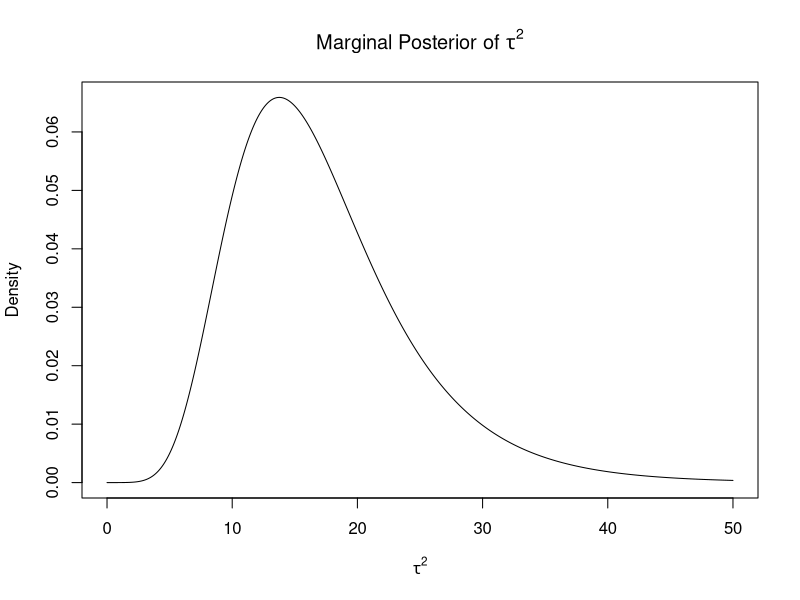
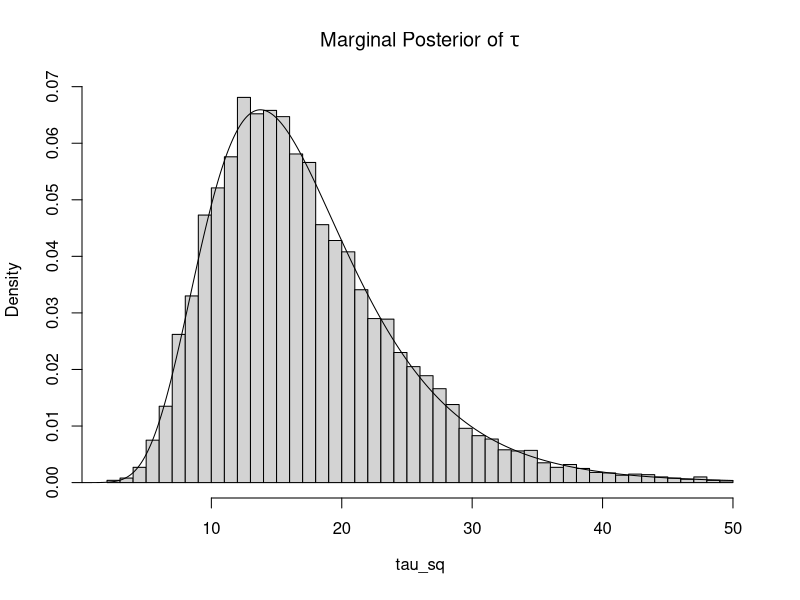
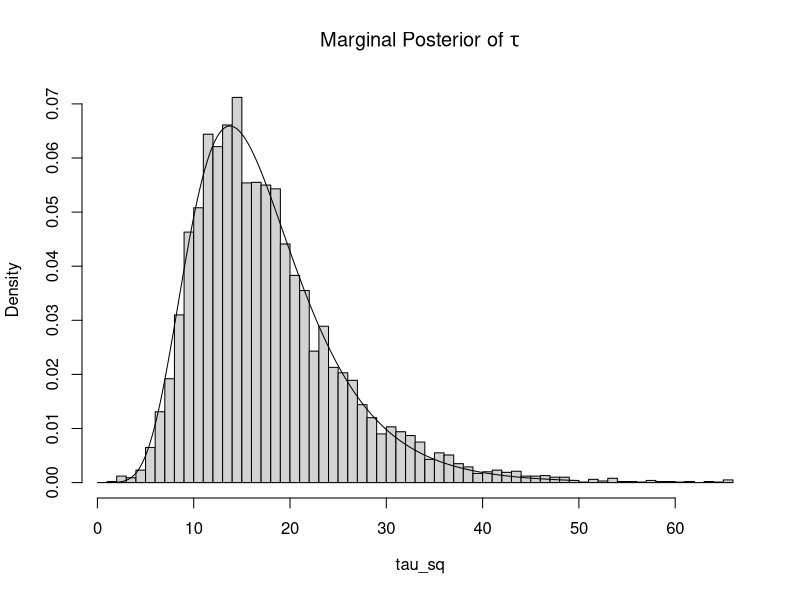
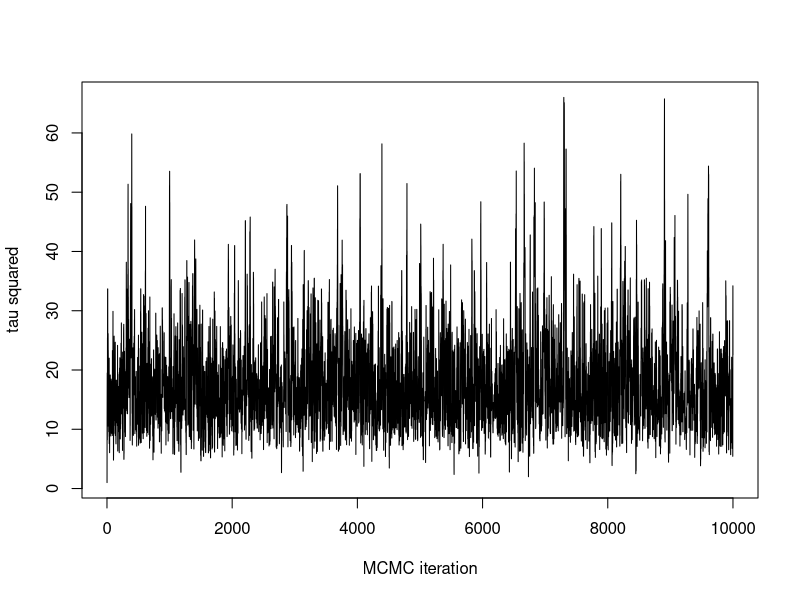
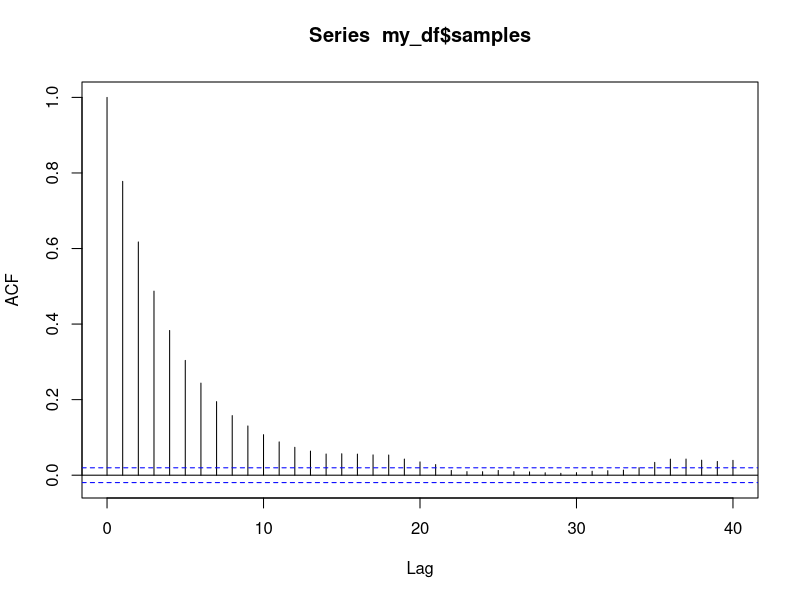
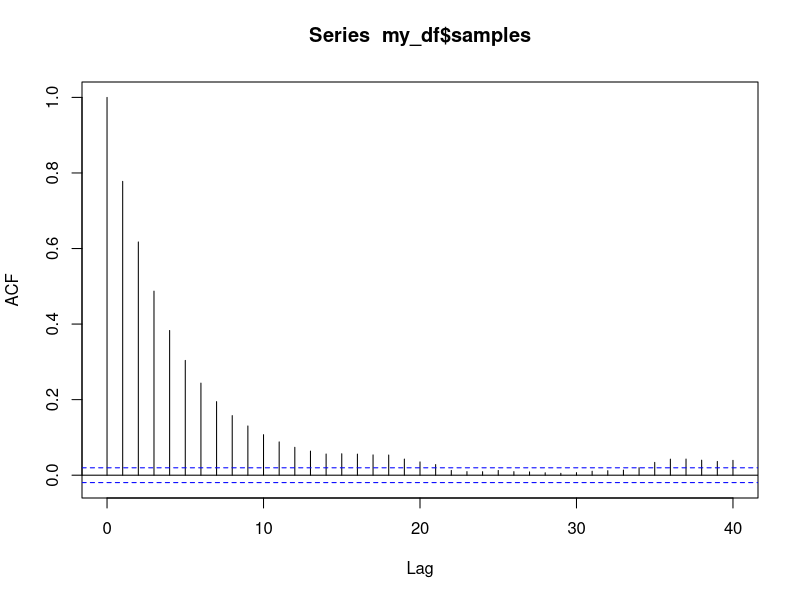

R code for these plots, in order:
#install.packages('coda')
library('coda')
library('ggplot2')

NBA_data = read.csv("NBA_data.csv")
NBA_data = NBA_data[,-1]

# We first prepare the data in a general format

n_j = NBA_data[,1]
y_bar = NBA_data[,2]
sigma_j_sq = NBA_data[,3]^2/n_j

J = length(y_bar)

# total_n = n_j + NBA_data[,4]
# final_average = (n_j*y_bar + NBA_data[,4]*NBA_data[,5])/total_n


# For reference, the data for the eight schools example in BDA follow below

# y_bar = c(28,8,-3,7,-1,1,18,12)
# sigma_j_sq = c(15^2, 10^2, 16^2, 11^2, 9^2, 11^2, 10^2, 18^2)


# We now define the functions that will be used to obtain posterior draws of the parameters

log_posterior_tau_sq = function(tau_sq)
{
  # Note that this is the log posterior under the prior p(tau_sq) \propto 1/tau
  
  mu_hat = sum(y_bar/(tau_sq+sigma_j_sq))/sum(1/(tau_sq+sigma_j_sq))
  
  tau = sqrt(tau_sq)
  
  log_prior_term = -log(tau)
  
  first_term = -0.5*sum(log(tau_sq + sigma_j_sq)) - 0.5*log(sum(1/(tau_sq+sigma_j_sq)))
  second_term = -0.5*sum((y_bar-mu_hat)^2/(tau_sq+sigma_j_sq))
  
  return(log_prior_term + first_term + second_term)
}


tau_sq_seq = seq(0.001,50,0.001)

log_posterior_tau_sq_evaluations = sapply(tau_sq_seq, log_posterior_tau_sq) - max(sapply(tau_sq_seq, log_posterior_tau_sq))
posterior_tau_sq_evaluations = exp(log_posterior_tau_sq_evaluations)/(sum(exp(log_posterior_tau_sq_evaluations))*0.001)

plot(tau_sq_seq, posterior_tau_sq_evaluations, type="l",
     xlab=expression(tau^2), ylab="Density", main=expression(paste("Marginal Posterior of "*tau^2)))



mh_tau_sq <- function(tau_init=1, num_iter=10000, prop_sd = 1)
{
  tau_sq_smpls    <- rep(0, num_iter)
  tau_sq_smpls[1] <- tau_init
  log_p_curr   <- log_posterior_tau_sq(tau_init)
  acc <- 0

  for(ii in 2:num_iter) {
    tau_sq_smpls[ii] <- tau_sq_smpls[ii-1]
    tau_sq_new       <- tau_sq_smpls[ii-1] + 
                        prop_sd * rnorm(1)
    log_p_new     <- log_posterior_tau_sq(abs(tau_sq_new))
    if(log(runif(1)) < (log_p_new - log_p_curr)) {
        log_p_curr    <- log_p_new
        tau_sq_smpls[ii] <- tau_sq_new
        acc <- acc + 1
      }
  }
  print(paste(c(acc,"out of",number_draws,"proposals accepted"), collapse=' '))
  return(list(smpls = abs(tau_sq_smpls), acc=acc))
}

number_draws = 10^4
#posterior_draws_tau = rep(NA, number_draws)

posterior_draws_tau_sq = sample(tau_sq_seq, number_draws, replace=TRUE, prob=posterior_tau_sq_evaluations)

hist(posterior_draws_tau_sq, freq=FALSE, breaks="fd",
     xlab=expression(tau_sq), ylab="Density", main=expression(paste("Marginal Posterior of "*tau)))
points(tau_sq_seq, posterior_tau_sq_evaluations, type="l")


mh_smpls <- mh_tau_sq(num_iter = number_draws, prop_sd = 10)
my_df    <- data.frame(indx = 1:number_draws, samples = mh_smpls$smpls)

hist(mh_smpls$smpls, freq=FALSE, breaks="fd",
     xlab=expression(tau_sq), ylab="Density", main=expression(paste("Marginal Posterior of "*tau)))
points(tau_sq_seq, posterior_tau_sq_evaluations, type="l")


plot(x=my_df$indx, y=my_df$samples, type='l',xlab='MCMC iteration',ylab='tau squared')
plot(acf(my_df$samples))
effectiveSize(my_df$samples)

optim(1, log_posterior_tau_sq, method='BFGS', hessian=T)
